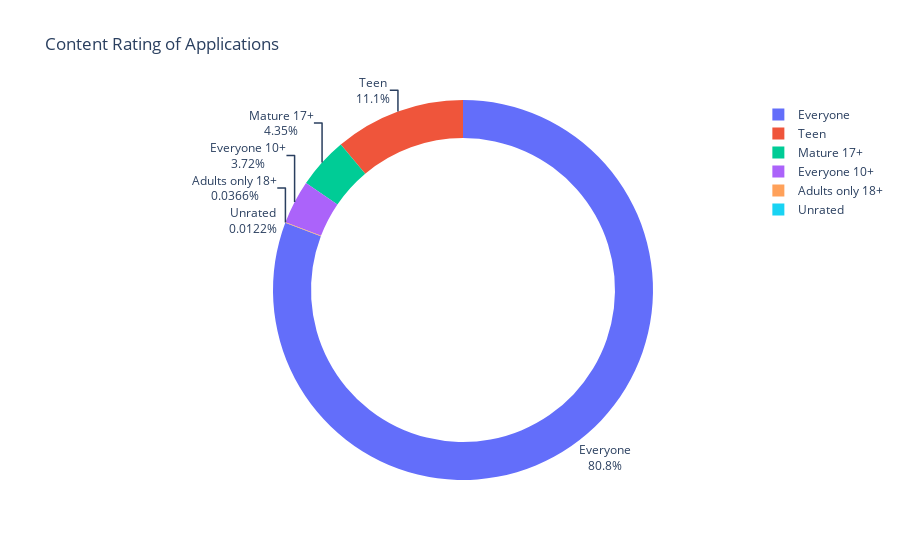

This figure's notebook cell:
### Code cell
fig = px.pie(labels = ratings.index,
            names = ratings.index,
            values = ratings.values,
            title= "Content Rating of Applications",
            hole = 0.8)
fig.update_traces(textposition='outside', textinfo='percent+label')
fig.show()

### Figure 1 — Plotly figure (JSON) as saved in the notebook; plotly's stock layout.template omitted (floating-point values rounded to 4 significant figures)
{"data": [{"domain": {"x": [0, 1], "y": [0, 1]}, "hole": 0.8, "hovertemplate": "label=%{label}<br>value=%{value}<extra></extra>", "labels": ["Everyone", "Teen", "Mature 17+", "Everyone 10+", "Adults only 18+", "Unrated"], "legendgroup": "", "name": "", "showlegend": true, "textinfo": "percent+label", "textposition": "outside", "type": "pie", "values": [6621, 912, 357, 305, 3, 1]}], "layout": {"legend": {"tracegroupgap": 0}, "title": {"text": "Content Rating of Applications"}}}
